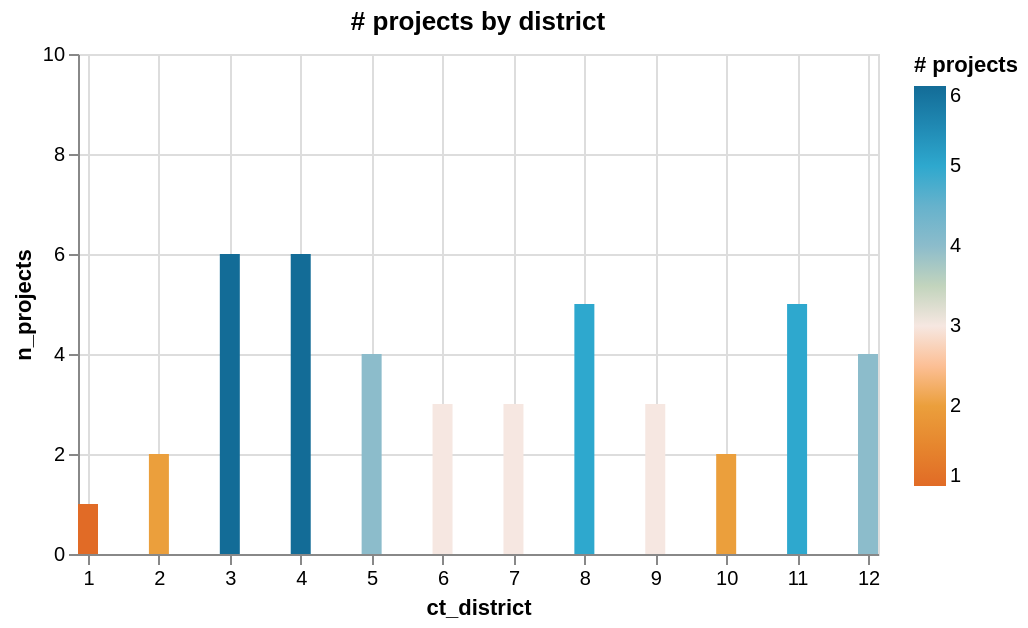

Source (notebook cell):
### Markdown cell above
### Finishing Touches 
* `.properties(width=400, height=250)` adjusts the size of your chart. 
* `tooltip=[columns you want]` allows you to create a tooltip that pops up when you hover over each bar/circle/etc.
* `.mark_bar(size=10)` adjusts the size of the bar/circle/etc.

### Code cell
alt.Chart(district_summary_to_plot, title="# projects by district").mark_bar(size=10).encode(
    x=alt.X("ct_district", scale=alt.Scale(domain=[1, 12])),
    y=alt.Y("n_projects", scale=alt.Scale(domain=[0, 10])),
    color=alt.Color(
        "n_projects",
        title="# projects",
        scale=alt.Scale(range=calitp_color_palette.CALITP_DIVERGING_COLORS),
    ),
    tooltip=["ct_district", "n_projects"],
).properties(width=400, height=250)

### Figure 1 — Vega-Lite specification as saved in the notebook (floating-point values rounded to 4 significant figures)
{"config": {"view": {"continuousWidth": 300, "continuousHeight": 300}}, "data": {"name": "data-fe61ab74781d740c8dcafb218051dfa5"}, "mark": {"type": "bar", "size": 10}, "encoding": {"color": {"field": "n_projects", "scale": {"range": ["#E16B26", "#EB9F3C", "#f6e7e1", "#8CBCCB", "#2EA8CE", "#136C97"]}, "title": "# projects", "type": "quantitative"}, "tooltip": [{"field": "ct_district", "type": "quantitative"}, {"field": "n_projects", "type": "quantitative"}], "x": {"field": "ct_district", "scale": {"domain": [1, 12]}, "type": "quantitative"}, "y": {"field": "n_projects", "scale": {"domain": [0, 10]}, "type": "quantitative"}}, "height": 250, "title": "# projects by district", "width": 400, "$schema": "https://vega.github.io/schema/vega-lite/v5.20.1.json", "datasets": {"data-fe61ab74781d740c8dcafb218051dfa5": [{"ct_district": 1, "n_projects": 1, "max_overall_score": 72, "min_overall_score": 72, "mean_overall_score": 72.0, "median_overall_score": 72.0}, {"ct_district": 2, "n_projects": 2, "max_overall_score": 63, "min_overall_score": 60, "mean_overall_score": 61.5, "median_overall_score": 61.5}, {"ct_district": 3, "n_projects": 6, "max_overall_score": 97, "min_overall_score": 54, "mean_overall_score": 77.67, "median_overall_score": 80.5}, {"ct_district": 4, "n_projects": 6, "max_overall_score": 97, "min_overall_score": 60, "mean_overall_score": 73.17, "median_overall_score": 70.5}, {"ct_district": 5, "n_projects": 4, "max_overall_score": 98, "min_overall_score": 58, "mean_overall_score": 77.5, "median_overall_score": 77.0}, {"ct_district": 6, "n_projects": 3, "max_overall_score": 77, "min_overall_score": 63, "mean_overall_score": 70.67, "median_overall_score": 72.0}, {"ct_district": 7, "n_projects": 3, "max_overall_score": 94, "min_overall_score": 79, "mean_overall_score": 85.0, "median_overall_score": 82.0}, {"ct_district": 8, "n_projects": 5, "max_overall_score": 85, "min_overall_score": 66, "mean_overall_score": 75.2, "median_overall_score": 73.0}, {"ct_district": 9, "n_projects": 3, "max_overall_score": 87, "min_overall_score": 67, "mean_overall_score": 76.33, "median_overall_score": 75.0}, {"ct_district": 10, "n_projects": 2, "max_overall_score": 86, "min_overall_score": 59, "mean_overall_score": 72.5, "median_overall_score": 72.5}, {"ct_district": 11, "n_projects": 5, "max_overall_score": 89, "min_overall_score": 55, "mean_overall_score": 74.6, "median_overall_score": 75.0}, {"ct_district": 12, "n_projects": 4, "max_overall_score": 97, "min_overall_score": 60, "mean_overall_score": 75.5, "median_overall_score": 72.5}]}}
